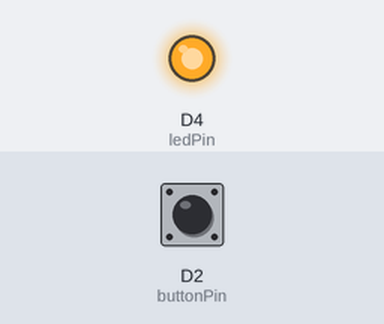
A sketch run on a simulated ESP8266 (NodeMCU). Parts: output pins drawn as LEDs (lit = HIGH). The inputs (shaded band) are chosen by the test bench; at power-on: D2 (buttonPin) HIGH. What the sketch prints to the serial monitor is not drawn.

Above: at 1.2 s.
1.3 s: D2 (buttonPin) pulled LOW for 0.15 s
At 1.42 s:
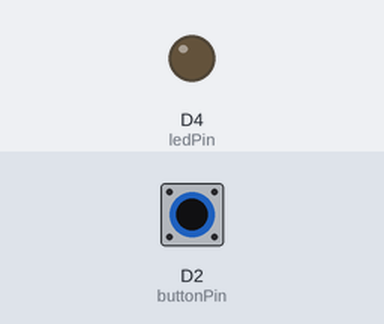
3.0 s: D2 (buttonPin) pulled LOW for 3.2 s
At 7.6 s:
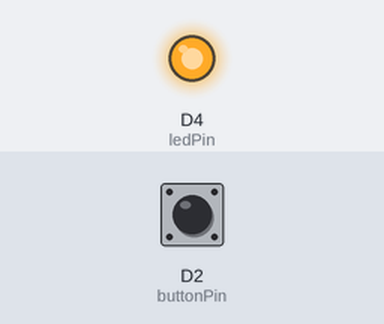
Timing chart, 0 to 9.1 s (numbered marks = the images above; inputs shaded):
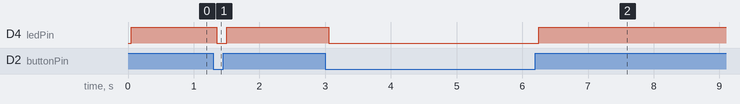

The sketch:

buttonDebounce.ino
```cpp
//// NodeMCU
// const int buttonPin = 5;  // D1
const int buttonPin = D2;        // D2 & PWD
const int ledPin = LED_BUILTIN;  // Amica
// const int ledPin = 2;  // Lolin = the built in led
//// Uno
// const int buttonPin = 4;
// const int ledPin = 12;

int buttonState;      // the current reading from the input pin
int lastButtonState;  // the previous reading from the input pin
int ledState = LOW;

// the following variables are unsigned longs because the time, measured in
// milliseconds, will quickly become a bigger number than can be stored in an int.
unsigned long lastDebounceTime = 0;  // the last time the output pin was toggled
unsigned long debounceDelay = 50;    // the debounce time; increase if the output flickers

void setup() {
    Serial.begin(115200);

    // Initialize pins
    pinMode(buttonPin, INPUT_PULLUP);  // Inconsistent if not PULLUP
    pinMode(ledPin, OUTPUT);
}

void loop() {
    int currentButtonState = digitalRead(buttonPin);

    // If the switch changed, due to noise or pressing:
    // reset the debouncing timer
    if (currentButtonState != lastButtonState) {
        lastDebounceTime = millis();
    }

    if ((millis() - lastDebounceTime) > debounceDelay) {
        // whatever the reading is at, it's been there for longer than the debounce
        // delay, so take it as the actual current state:

        Serial.print(currentButtonState);
        Serial.print(" - ");
        Serial.print(buttonState);
        Serial.println();

        // if the button state has changed:
        if (currentButtonState != buttonState) {
            buttonState = currentButtonState;

            // only toggle the LED if the new button state is HIGH
            if (buttonState == LOW) {
                ledState = LOW;
            } else {
                ledState = HIGH;
            }
        }
    }

    // set the LED:
    digitalWrite(ledPin, ledState);

    // save the reading. Next time through the loop, it'll be the lastButtonState:
    lastButtonState = currentButtonState;
}
```

Measured:
- after the input at 1.3 s, D4 (ledPin): HIGH → LOW after 0.05 s, → HIGH 0.15 s later
- after the input at 3.0 s, D4 (ledPin): HIGH → LOW after 0.05 s, → HIGH 3.2 s later
